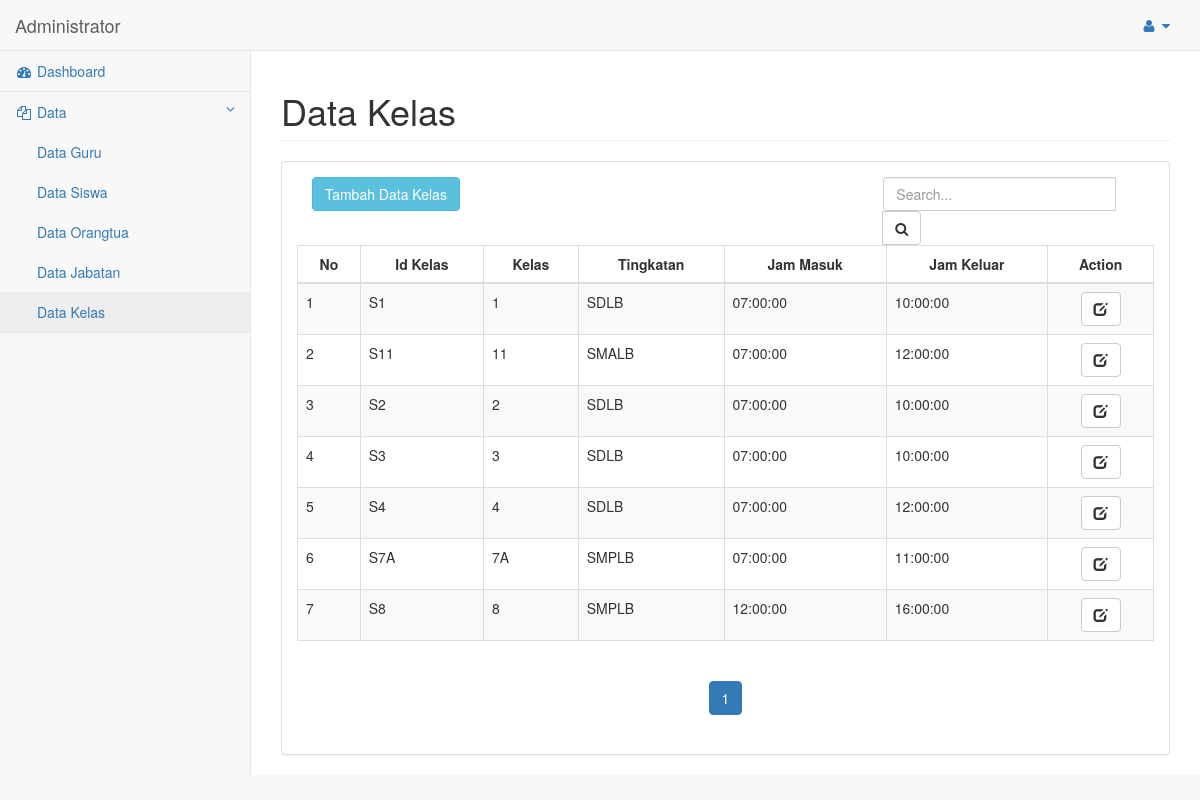
The app's page /admin/home_admin.php?menu=kelas&action=tampil (signed in) with its own data.
### tables this page shows
CREATE TABLE `tb_kelas` (
  `id_kelas` varchar(4) NOT NULL,
  `kelas` varchar(3) DEFAULT NULL,
  `tingkatan` varchar(5) DEFAULT NULL,
  `jam_masuk` time DEFAULT NULL,
  `jam_keluar` time DEFAULT NULL
);

### admin/tampil_kelas.php (the view, shortened to what this page needs)
<div id="page-wrapper">
    <div class="row">
        <div class="col-lg-12">
            <h1 class="page-header">Data Kelas</h1>
        </div>
    </div>
    <div class="row">
        <div class="col-lg-12">
            <div class="panel panel-default">
                <div class="panel-body">
                    <div class="col-md-4">
                        <button type="button" class="btn btn-info" data-toggle="modal" data-target="#tambah">Tambah Data Kelas</button><br><br>
                    </div>
                    <div class="col-md-4"></div>
                    <div class="col-md-4">
                        <ul class="nav">
                            <li class="sidebar-search">
                                <div class="input-group custom-search-form">
                                    <form method="post" action="?menu=kelas&action=cari">
                                    <input type="text" class="form-control" placeholder="Search..." name="txtxcari">
                                    <span class="input-group-btn">
                                        <button class="btn btn-default" type="submit">
                                            <i class="fa fa-search"></i>
                                        </button>
                                    </span>
                                    </form>
                                </div>
                            </li>
                        </ul>
                    </div>
                    <br>
                    <table width="100%" class="table table-striped table-bordered table-hover" id="tabel_orangtua">
                        <thead>
                            <tr>
                                <th>
                                    <center>No</center>
                                </th>
                                <th>
                                    <center>Id Kelas</center>
                                </th>
                                <th>
                                    <center>Kelas</center>
                                </th>
                                <th>
                                    <center>Tingkatan</center>
                                </th>
                                <th>
                                    <center>Jam Masuk</center>
                                </th>
                                <th>
                                    <center>Jam Keluar</center>
                                </th>
                                <th>
                                    <center>Action</center>
                                </th>
                            </tr>
                        </thead>
                        <tbody>
                            <?php
                            $page = isset( $_GET[ 'halaman' ] ) ? ( int )$_GET[ 'halaman' ] : 1;
                            $mulai = ( $page > 1 ) ? ( $page * 10 ) - 10 : 0;
                            $result = mysqli_query( $link, "SELECT * FROM tb_kelas" );
                            $total = mysqli_num_rows( $result );
                            $pages = ceil( $total / 10 );
                            $query = mysqli_query( $link, "select * from tb_kelas LIMIT $mulai, 10" )or die( mysqli_error( $link ) );
                            $no = $mulai + 1;
                            $ketemu = mysqli_num_rows( $query );
                            if ( $ketemu > 0 ) {
                                while ( $data = mysqli_fetch_assoc( $query ) ) {
                                    ?>
                            <tr>
                                <td>
                                    <?php echo $no++; ?>
                                </td>
                                <td>
                                    <?php echo $data['id_kelas']; ?>
                                </td>
                                <td>
                                    <?php echo $data['kelas']; ?>
                                </td>
                                <td>
                                    <?php echo $data['tingkatan']; ?>
                                </td>
                                <td>
                                    <?php echo $data['jam_masuk']; ?>
                                </td>
                                <td>
                                    <?php echo $data['jam_keluar']; ?>
                                </td>
                                <td>
                                    <center>
                                        <a href="#edit_data" class="btn btn-default btn-small" id="custId" data-toggle="modal" data-id="<?php echo $data[ 'id_kelas' ]; ?>">
                                            <span class="glyphicon glyphicon-edit" aria-hidden="true"></span>
                                        </a>
                                    </center>
                                </td>
                            </tr>
                            <?php
                            }
                            }
                            ?>
                        </tbody>
                    </table>
                    <?php
                    if ( $pages > 0 ) {
                        ?>
                    <center>
                        <nav aria-label="Page navigation">
                            <ul class="pagination">
                                <?php
                                $isi = 1;
                                for ($i=1; $i<=$pages ; $i++){ ?>
                                <li <?php if($isi==$i) { echo "class='active'"; } ?>
                                    >
                                    <a href="home_admin.php?tampil=kelas&halaman=<?php echo $i; ?>">
                                        <?php echo $i; ?>
                                    </a>
                                </li>
                                <?php } ?>
                            </ul>
                        </nav>
                    </center>
                    <?php
                    }
                    ?>
                </div>
            </div>
        </div>
    </div>
</div>

### records on screen
tb_kelas: id_kelas "S1", kelas "1", tingkatan "SDLB", jam_masuk "07:00:00", jam_keluar "10:00:00"
tb_kelas: id_kelas "S11", kelas "11", tingkatan "SMALB", jam_masuk "07:00:00", jam_keluar "12:00:00"
tb_kelas: id_kelas "S2", kelas "2", tingkatan "SDLB", jam_masuk "07:00:00", jam_keluar "10:00:00"
tb_kelas: id_kelas "S3", kelas "3", tingkatan "SDLB", jam_masuk "07:00:00", jam_keluar "10:00:00"
tb_kelas: id_kelas "S4", kelas "4", tingkatan "SDLB", jam_masuk "07:00:00", jam_keluar "12:00:00"
tb_kelas: id_kelas "S7A", kelas "7A", tingkatan "SMPLB", jam_masuk "07:00:00", jam_keluar "11:00:00"
tb_kelas: id_kelas "S8", kelas "8", tingkatan "SMPLB", jam_masuk "12:00:00", jam_keluar "16:00:00"
